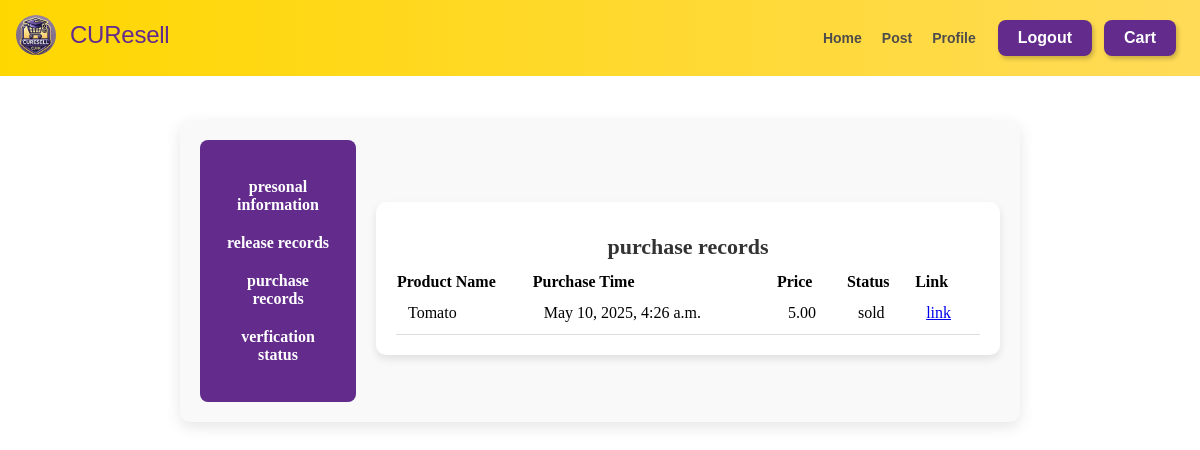
Page /purchase_records/ (signed in) on the earlier database version.
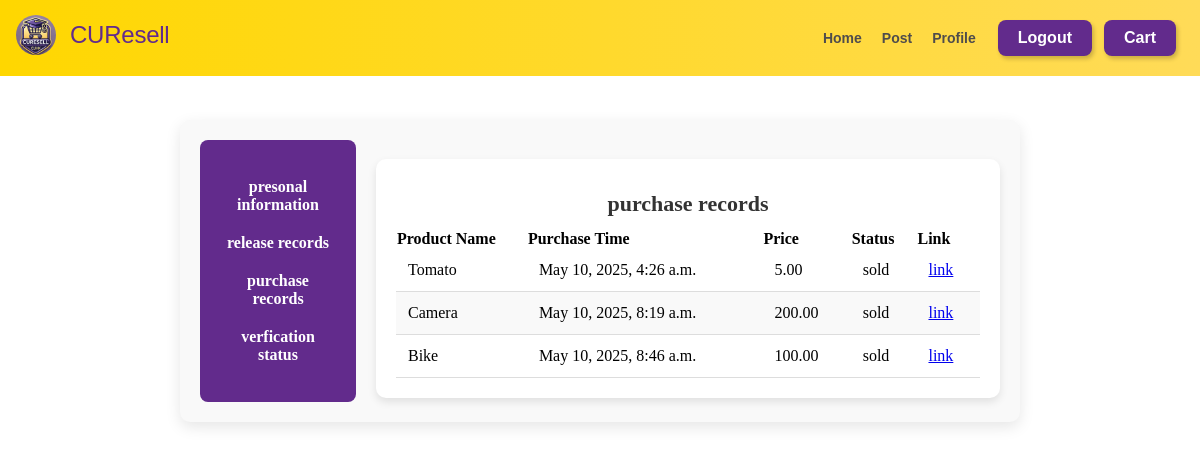
Same page on the later database version.
### product/models.py (models this page shows, shortened)
class ProductInfo(models.Model):
    title = models.CharField(max_length=20)
    description = models.CharField(max_length=2000)
    picture = models.ImageField(upload_to='product')
    price = models.DecimalField(max_digits=10,decimal_places=2)
    posted_at = models.DateTimeField((u"Conversation Time"),  auto_now_add=True)
    isSold = models.BooleanField(default=False)
    seller = models.ForeignKey(UserInfo, on_delete=models.CASCADE, default='')
    product = ProdInfoManager()

### user/views.py (the view)
# urls.py: url(r'^purchase_records/$',views.purchase_records, name='purchase_records'),
def purchase_records(request):
    username = request.session.get('username')
    userinfo = UserInfo.objects.filter(username=username).first()
    all_records = Transaction.objects.all()
    records=[]
    for record in all_records:
        if record.buyer==userinfo:
            records.append(record.product)
    content={'records': records}
    return render(request, 'purchase_records.html', content)

### templates/purchase_records.html (shortened to what this page needs)
<!DOCTYPE html>
<html lang="en">
<head>
  <link rel="stylesheet" href="/static/css/post_prod.css">
  <link rel="stylesheet" href="/static/css/nav_bar.css">
  <link rel="stylesheet" href="/static/css/profile.css">
</head>
<body>
  {% include 'nav_bar.html' %}
    <div class="list">
      <div class="list_nav ">
          <ul class="list-group">
              <li class="list-group-item"><a onclick="goToProfile()">presonal information</a></li>
              <li class="list-group-item"><a onclick="goToReleaseRecords()">release records</a></li>
              <li class="list-group-item"><a onclick="goToPurchaseRecords()">purchase records</a></li>
              <li class="list-group-item"><a href="/send_code">verfication status</a></li>
          </ul>
      </div>
      <div class="list_body">
          <table class="table">
              <caption class="text-center">purchase records</caption>
                <thead>
                    <tr>
                        <th scope="col">Product Name</th>
                        <th scope="col">Purchase Time</th>
                        <th scope="col">Price</th>
                        <th scope="col">Status</th>
                        <th scope="col">Link</th>
                  <tbody>
                    {% for record in records %}
                    <tr>
                        <td>{{ record.title }}</td>
                        <td>{{ record.posted_at }}</td>
                        <td>{{ record.price }}</td>
                        {% if record.isSold %}
                        <td>sold</td>
                        {% else %}<td>unsold</td>{% endif %}
                        <td><a href="/detail/?title={{ record.title }}">link</a></td>
                    </tr>
                    {% endfor %}
                  </tbody>
              </table>
      </div>
  </div>
</body>
</html>

Differences in the rows shown:
added ProductInfo: title "Camera", posted_at "May 10, 2025, 8:19 a.m.", price "200.00", isSold "sold"
added ProductInfo: title "Bike", posted_at "May 10, 2025, 8:46 a.m.", price "100.00", isSold "sold"
